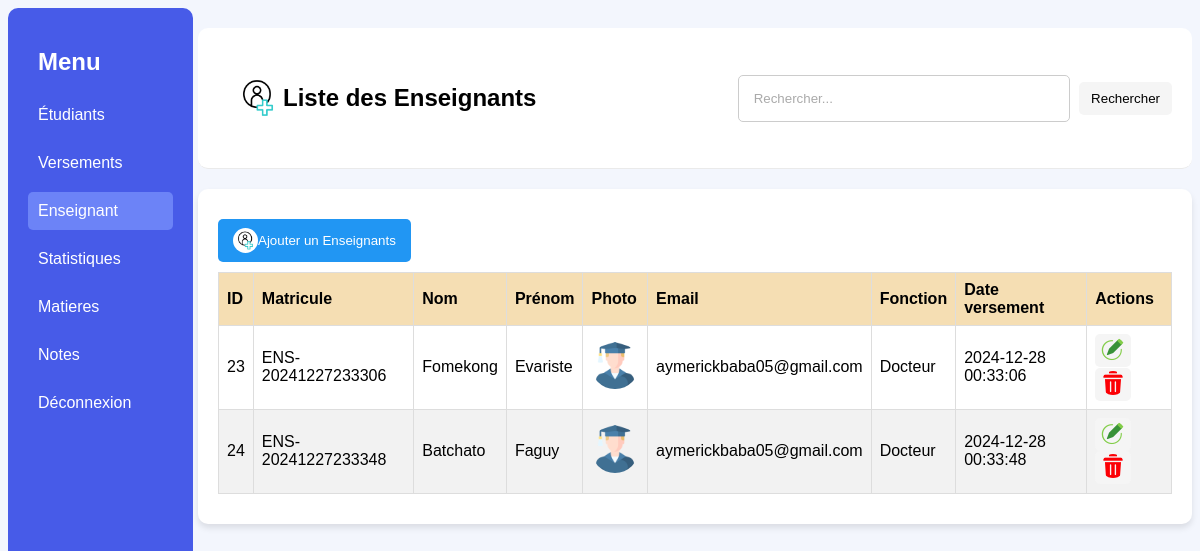
/gestionEnsei.php, run on the app's committed database.
### tables this page shows
CREATE TABLE IF NOT EXISTS `enseignants` (
  `id` int NOT NULL AUTO_INCREMENT,
  `matricule` varchar(20) NOT NULL,
  `nom` varchar(50) NOT NULL,
  `prenom` varchar(50) NOT NULL,
  `photo` varchar(255) DEFAULT NULL,
  `email` varchar(100) NOT NULL,
  `fonction` varchar(50) DEFAULT NULL,
  `date_enregistrement` datetime DEFAULT CURRENT_TIMESTAMP,
  PRIMARY KEY (`id`),
  UNIQUE KEY `matricule` (`matricule`)
);

### Class/Enseignant.php (called while the page is built, shortened)
<?php
class Enseignant
{
    private $conn;
    private $table = "enseignants";
    public function __construct($db)
    {
        $this->conn = $db;
    }
    public function getAllEtudiants()
    {
        $query = "SELECT * FROM " . $this->table;
        $result = $this->conn->query($query);
        $etudiants = [];
        while ($row = $result->fetch_assoc()) {
            $etudiants[] = $row;
        }
        return $etudiants;
    }
}

### gestionEnsei.php (the view, shortened to what this page needs)
<?php
require_once 'Class/Enseignant.php';
$database = new Database();
$db = $database->getConnection();
$enseignant = new Enseignant($db);
$search = isset($_GET['search']) ? trim($_GET['search']) : '';
$enseignants = $enseignant->getAllEtudiants($search);
?>
<!DOCTYPE html>
<html lang="en">
<head>
</head>
<body>
    <div class="sidebar">
        <h2>Menu</h2>
        <a href="gestionEtu.php">Étudiants</a>
        <a href="gestionVer.php">Versements</a>
        <a class="etu" href="gestionEnsei.php">Enseignant</a>
        <a href="statistiques.php">Statistiques</a>
        <a href="gestionMati.php">Matieres</a>
        <a href="rien1.php">Notes</a>
        <a href="logout.php">Déconnexion</a>
    </div>
    <div class="content">
        <div class="header">
            <div class="haut">
                <h2><img src="uploads/add.gif" alt="">Liste des Enseignants</h2>
            </div>
            <form method="GET" action="gestionEtu.php">
                <input name="search" type="text" placeholder="Rechercher..." value="<?= htmlspecialchars($search); ?>">
                <button type="submit">Rechercher</button>
            </form>
        </div>
        <div class="table-container">
            <a href="AjouterEnsei.php"><button class="ajout"><img class="rien" src="uploads/add.gif" alt="">Ajouter un Enseignants</button></a>
            <table>
                <thead>
                    <tr>
                        <th>ID</th>
                        <th>Matricule</th>
                        <th>Nom</th>
                        <th>Prénom</th>
                        <th>Photo</th>
                        <th>Email</th>
                        <th>Fonction</th>
                        <th>Date versement</th>
                        <th>Actions</th>
                    </tr>
                </thead>
                <tbody>
                    <?php if (!empty($enseignants)): ?>
                        <?php foreach ($enseignants as $enseignant): ?>
                            <tr>
                                <td><?= htmlspecialchars($enseignant['id']); ?></td>
                                <td><?= htmlspecialchars($enseignant['matricule']); ?></td>
                                <td><?= htmlspecialchars($enseignant['nom']); ?></td>
                                <td><?= htmlspecialchars($enseignant['prenom']); ?></td>
                                <td>
                                    <?php if (!empty($enseignant['photo'])): ?>
                                        <img src="<?= htmlspecialchars($enseignant['photo']); ?>" alt="Photo">
                                    <?php else: ?>
                                        <span>Aucune photo</span>
                                    <?php endif; ?>
                                </td>
                                <td><?= htmlspecialchars($enseignant['email']); ?></td>
                                <td><?= htmlspecialchars($enseignant['fonction']); ?></td>
                                <td><?= htmlspecialchars($enseignant['date_enregistrement']); ?></td>
                                <td class="actions">
                                    <button class="edit" onclick="location.href='edit.php?id=<?= $enseignant['id']; ?>'"><img src="uploads/write.png" alt=""></button>
                                    <button class="delete" onclick="openPopup(<?= $enseignant['id']; ?>)"><img src="uploads/delete.png" alt=""></button>
                                </td>
                            </tr>
                        <?php endforeach; ?>
                    <?php else: ?>
                        <tr>
                            <td colspan="12">Aucun étudiant trouvé.</td>
                        </tr>
                    <?php endif; ?>
                </tbody>
            </table>
        </div>
    </div>
</body>
</html>

### gestionEnsei.php (style rules this page uses)
body { font-family: 'Arial', sans-serif; background-color: #f3f6fd; }
.sidebar { background-color: #475be8; color: white; height: 93vh; position: fixed; width: 145px; padding: 20px; border-radius: 10px; }
.sidebar h2 { text-decoration: none; color: white; display: flex; align-items: center; margin: 10px 0; padding: 10px; border-radius: 5px; }
.sidebar a { text-decoration: none; color: white; display: flex; align-items: center; margin: 10px 0; padding: 10px; border-radius: 5px; }
.sidebar .etu { background-color: #6c83f7; }
.content { margin-left: 170px; margin-right: -20px; padding: 20px; }
.header { background-color: #fff; padding: 15px; border-bottom: 1px solid #eaeaea; display: flex; justify-content: space-between; align-items: center; border-radius: 10px; }
.header h2 { margin-left: 10px; justify-content: left; }
.header input { width: 300px; padding: 15px; border: 1px solid #ccc; border-radius: 5px; }
.header input::placeholder { color: #aaa; }
.header button { background-color: whitesmoke; color: black; margin: 5px; padding: 9px 12px; border: none; border-radius: 5px; cursor: pointer; }
table { width: 100%; border-collapse: collapse; margin-bottom: 10px; background-color: #fff; border-radius: 10px; }
.table-container { margin-top: 20px; background-color: white; border-radius: 10px; padding: 20px; box-shadow: 0 4px 6px rgba(0, 0, 0, 0.1); }
th, td { padding: 8px; border: 1px solid #ddd; text-align: left; }
th { background-color: wheat; color: black; }
tr:nth-child(even) { background-color: #f2f2f2; }
img { max-width: 50px; max-height: 50px; object-fit: cover; border-radius: 50px; width: 100%; }
.rien { max-width: 25px; max-height: 25px; justify-content: center; }
.actions button { margin: .2px; padding: 3px 6px; border: none; border-radius: 5px; cursor: pointer; }
.actions .edit { background-color: whitesmoke; color: white; }
.actions .delete { background-color: whitesmoke; color: white; }
.table-container a { text-decoration: none; }
.ajout { background-color: #2196F3; color: white; display: flex; align-items: center; margin: 10px 0px; padding: 9px 15px; border: none; border-radius: 5px; cursor: pointer; justify-content: center; position: relative; text-decoration: none; }
.haut { padding: 10px; }
.haut h2 { text-decoration: none; color: black; display: flex; align-items: center; margin: 10px 0; padding: 10px; border-radius: 5px; }

### data on the page
enseignants: id "23", matricule "ENS-20241227233306", nom "Fomekong", prenom "Evariste", photo (picture), email "aymerickbaba05@gmail.com", fonction "Docteur", date_enregistrement "2024-12-28 00:33:06"
enseignants: id "24", matricule "ENS-20241227233348", nom "Batchato", prenom "Faguy", photo (picture), email "aymerickbaba05@gmail.com", fonction "Docteur", date_enregistrement "2024-12-28 00:33:48"
